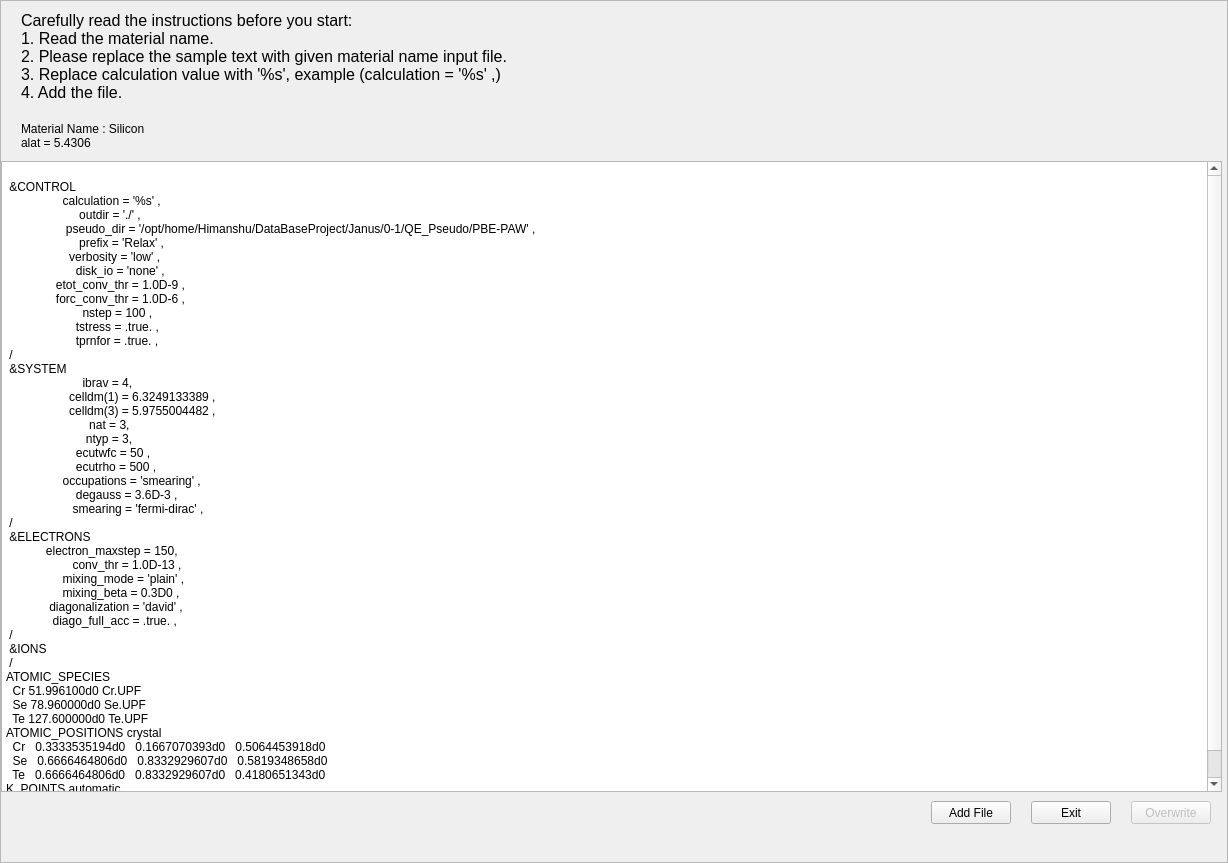
<?xml version="1.0" encoding="UTF-8"?>
<ui version="4.0">
 <class>ScrollArea_InputFileCreater</class>
 <widget class="QScrollArea" name="ScrollArea_InputFileCreater">
  <property name="geometry">
   <rect>
    <x>0</x>
    <y>0</y>
    <width>1228</width>
    <height>863</height>
   </rect>
  </property>
  <property name="windowTitle">
   <string>Input File Creater</string>
  </property>
  <property name="widgetResizable">
   <bool>false</bool>
  </property>
  <widget class="QWidget" name="scrollAreaWidgetContents">
   <property name="geometry">
    <rect>
     <x>0</x>
     <y>0</y>
     <width>1226</width>
     <height>861</height>
    </rect>
   </property>
   <widget class="QLabel" name="label_Header">
    <property name="geometry">
     <rect>
      <x>20</x>
      <y>10</y>
      <width>1191</width>
      <height>91</height>
     </rect>
    </property>
    <property name="font">
     <font>
      <pointsize>12</pointsize>
     </font>
    </property>
    <property name="text">
     <string>Carefully read the instructions before you start:
1. Read the material name.
2. Please replace the sample text with given material name input file.
3. Replace calculation value with '%s', example (calculation = '%s' ,)
4. Add the file.</string>
    </property>
    <property name="alignment">
     <set>Qt::AlignLeading|Qt::AlignLeft|Qt::AlignTop</set>
    </property>
   </widget>
   <widget class="QPlainTextEdit" name="plainTextEdit_InputText">
    <property name="geometry">
     <rect>
      <x>0</x>
      <y>160</y>
      <width>1221</width>
      <height>631</height>
     </rect>
    </property>
    <property name="plainText">
     <string>
 &amp;CONTROL
                 calculation = '%s' ,
                      outdir = './' ,
                  pseudo_dir = '/opt/home/Himanshu/DataBaseProject/Janus/0-1/QE_Pseudo/PBE-PAW' ,
                      prefix = 'Relax' ,
                   verbosity = 'low' ,
                     disk_io = 'none' ,
               etot_conv_thr = 1.0D-9 ,
               forc_conv_thr = 1.0D-6 ,
                       nstep = 100 ,
                     tstress = .true. ,
                     tprnfor = .true. ,
 /
 &amp;SYSTEM
                       ibrav = 4,
                   celldm(1) = 6.3249133389 ,
                   celldm(3) = 5.9755004482 ,
                         nat = 3,
                        ntyp = 3,
                     ecutwfc = 50 ,
                     ecutrho = 500 ,
                 occupations = 'smearing' ,
                     degauss = 3.6D-3 ,
                    smearing = 'fermi-dirac' ,
 /
 &amp;ELECTRONS
            electron_maxstep = 150,
                    conv_thr = 1.0D-13 ,
                 mixing_mode = 'plain' ,
                 mixing_beta = 0.3D0 ,
             diagonalization = 'david' ,
              diago_full_acc = .true. ,
 /
 &amp;IONS
 /
ATOMIC_SPECIES
  Cr 51.996100d0 Cr.UPF
  Se 78.960000d0 Se.UPF
  Te 127.600000d0 Te.UPF
ATOMIC_POSITIONS crystal 
  Cr   0.3333535194d0   0.1667070393d0   0.5064453918d0
  Se   0.6666464806d0   0.8332929607d0   0.5819348658d0
  Te   0.6666464806d0   0.8332929607d0   0.4180651343d0
K_POINTS automatic 
  24 24 1   0 0 0</string>
    </property>
    <property name="overwriteMode">
     <bool>true</bool>
    </property>
    <property name="cursorWidth">
     <number>5</number>
    </property>
   </widget>
   <widget class="QPushButton" name="pushButton_AddFile">
    <property name="geometry">
     <rect>
      <x>930</x>
      <y>800</y>
      <width>80</width>
      <height>23</height>
     </rect>
    </property>
    <property name="text">
     <string>Add File</string>
    </property>
   </widget>
   <widget class="QPushButton" name="pushButton_Exit">
    <property name="geometry">
     <rect>
      <x>1030</x>
      <y>800</y>
      <width>80</width>
      <height>23</height>
     </rect>
    </property>
    <property name="text">
     <string>Exit</string>
    </property>
   </widget>
   <widget class="QPushButton" name="pushButton_Overwrite">
    <property name="enabled">
     <bool>false</bool>
    </property>
    <property name="geometry">
     <rect>
      <x>1130</x>
      <y>800</y>
      <width>80</width>
      <height>23</height>
     </rect>
    </property>
    <property name="text">
     <string>Overwrite</string>
    </property>
   </widget>
   <widget class="QLabel" name="label_Message">
    <property name="enabled">
     <bool>false</bool>
    </property>
    <property name="geometry">
     <rect>
      <x>0</x>
      <y>800</y>
      <width>451</width>
      <height>61</height>
     </rect>
    </property>
    <property name="text">
     <string/>
    </property>
   </widget>
   <widget class="QLabel" name="label_MaterialInformation">
    <property name="geometry">
     <rect>
      <x>20</x>
      <y>114</y>
      <width>231</width>
      <height>41</height>
     </rect>
    </property>
    <property name="text">
     <string>Material Name : Silicon
alat = 5.4306</string>
    </property>
   </widget>
  </widget>
 </widget>
 <resources/>
 <connections/>
</ui>
